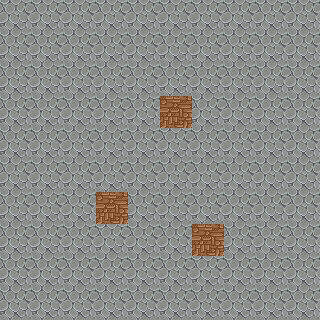

This is a level from a 2D game, rendered from its Tiled map with the project's own tilesets. A one-line summary and the map file follow, with tile-layer data summarised:
An orthogonal 10x10 tile map with 32x32 px tiles, 2 tile layers (floor, blocks).

<map version="1.0" orientation="orthogonal" width="10" height="10" tilewidth="32" tileheight="32">
 <tileset firstgid="1" name="terrian" tilewidth="32" tileheight="32">
  <image source="terrain.png" width="64" height="32" />
 </tileset>
 <layer name="floor" width="10" height="10">
  <data>[100 cells, 100 non-empty, 1 distinct tile ids]</data>
 </layer>
 <layer name="blocks" width="10" height="10">
  <data>[100 cells, 3 non-empty, 1 distinct tile ids]</data>
 </layer>
</map>
